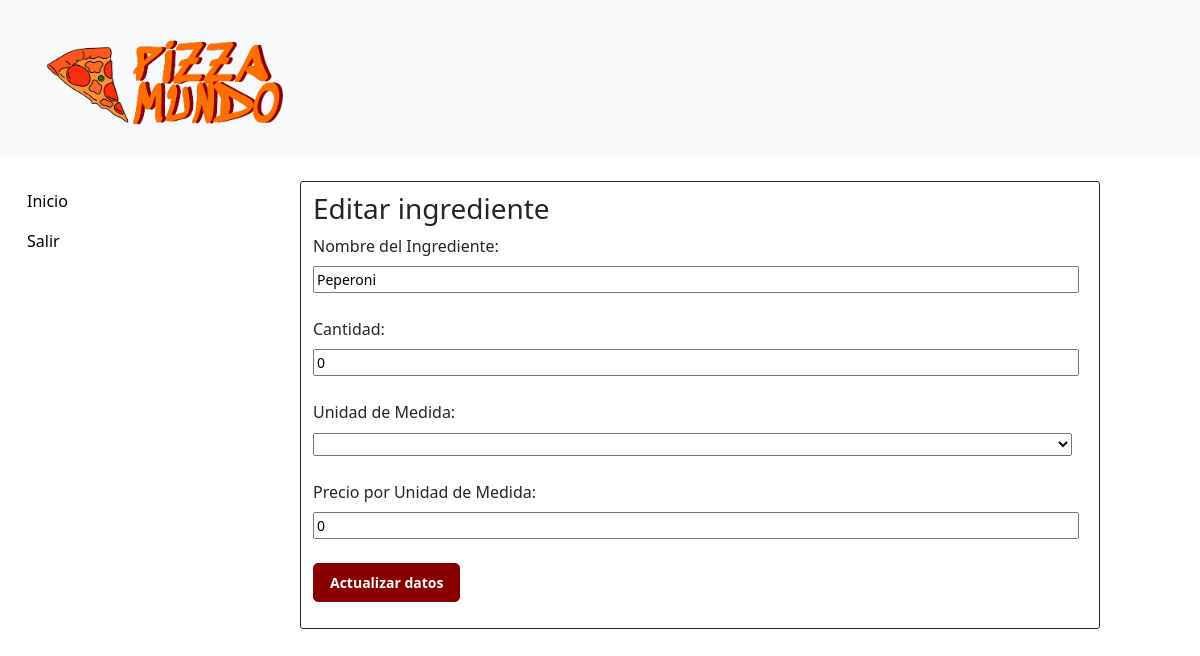
The page /html/Bodega/editar_ingrediente.php?editid=1 on the database as committed earlier.
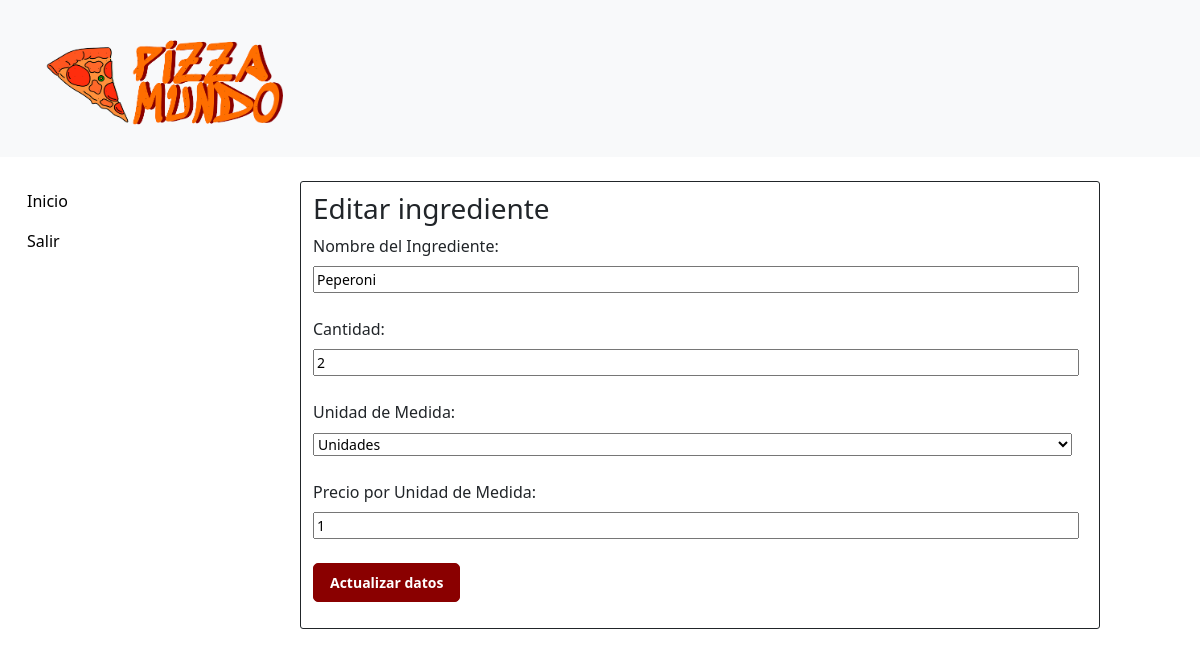
The same page on the database as committed later.
### tables this page shows
CREATE TABLE `tblingredientes` (
  `ID` int(10) NOT NULL,
  `Descripcion` varchar(200) DEFAULT NULL,
  `Cantidad` int(10) NOT NULL,
  `Unidad` varchar(200) DEFAULT NULL,
  `Precio` float DEFAULT NULL,
  `FechaIngreso` datetime NOT NULL DEFAULT CURRENT_TIMESTAMP,
  `Active` text NOT NULL
);

### html/Bodega/editar_ingrediente.php (the view, shortened to what this page needs)
<?php
include('../dbconnection.php');
?>
<!doctype html>
<html>
<head>
	<link rel="stylesheet" href="https://stackpath.bootstrapcdn.com/bootstrap/4.5.0/css/bootstrap.min.css">
	<link rel="stylesheet" href="https://maxcdn.bootstrapcdn.com/font-awesome/4.7.0/css/font-awesome.min.css">
	<link rel="stylesheet" href="../../css/estiloIndex.css">
	<link href="../../css/estilo_inicio_administrador.css" rel="stylesheet" type="text/css">
	<link href="https://cdn.jsdelivr.net/npm/bootstrap@5.3.0/dist/css/bootstrap.min.css" rel="stylesheet"
>
</head>
<body>
	<header>
		<nav class="navbar bg-body-tertiary mb-4">
			<div class="container-fluid">
				<a class="navbar-brand" href="inicio_administrador.html">
					<img src="../../img/logo-icon-both.png" alt="Logo" width="300px" height="130px"
						class="d-inline-block align-text-top">
				</a>
			</div>
		</nav>
	</header>
	<div class="container-fluid">
		<div class="row">
			<div class="col-sm-12 col-md-12 col-lg-3 col-xl-3 ">
				<nav>
					<ul class="nav flex-column">
						<li class="nav-item">
							<a href="index.php">Inicio</a>
						</li>
						<li class="nav-item">
							<a href="../cerrar_sesion.php">Salir</a>
						</li>
					</ul>
				</nav>
			</div>
			<div class="col col-sm-12 col-md-12 col-lg-8 col-xl-8 m-0">
				<h3>Editar ingrediente</h3>
				<div id="ingredientsContainer">
					<form action="" method="POST">
						<?php
						$eid = $_GET['editid'];
						$ret = mysqli_query($con, "select * from tblingredientes where ID='$eid'");
						while ($row = mysqli_fetch_array($ret)) {
							?>
							<div class="form-group">
								<label for="nombre">Nombre del Ingrediente:</label>
								<input type="text" id="nombre" name="nombre" value="<?php echo $row['Descripcion']; ?>"
									required><br><br>
								<label for="cantidad">Cantidad:</label>
								<input type="number" id="cantidad" name="cantidad" step="0.01" value="<?php echo $row['Cantidad']; ?>"
									required><br><br>
								<label for="unidad">Unidad de Medida:</label>
								<select id="unidad" name="unidad">
									<?php
									echo '<option value="' . $row['Unidad'] . '" selected >' . $row['Unidad'] . '</option>';
									?>
									<option value="Kilogramo/s">Kilogramos (kg)</option>
								</select><br><br>
								<label for="precio">Precio por Unidad de Medida:</label>
								<input type="number" step="0.01" id="precio" name="precio"
									value="<?php echo $row['Precio']; ?>" required><br><br>
								<?php
						} ?>
							<div class="form-group">
								<button type="submit" class="boton perz" name="submit">Actualizar datos</button>
							</div>
					</form>
				</div>
			</div>
		</div>
	</div>
</body>
</html>

Rows that differ between the two databases and show on the page:
changed tblingredientes "Peperoni": cantidad "0" → "2"; unidad (not shown) → "Unidades"; precio "0" → "1"
